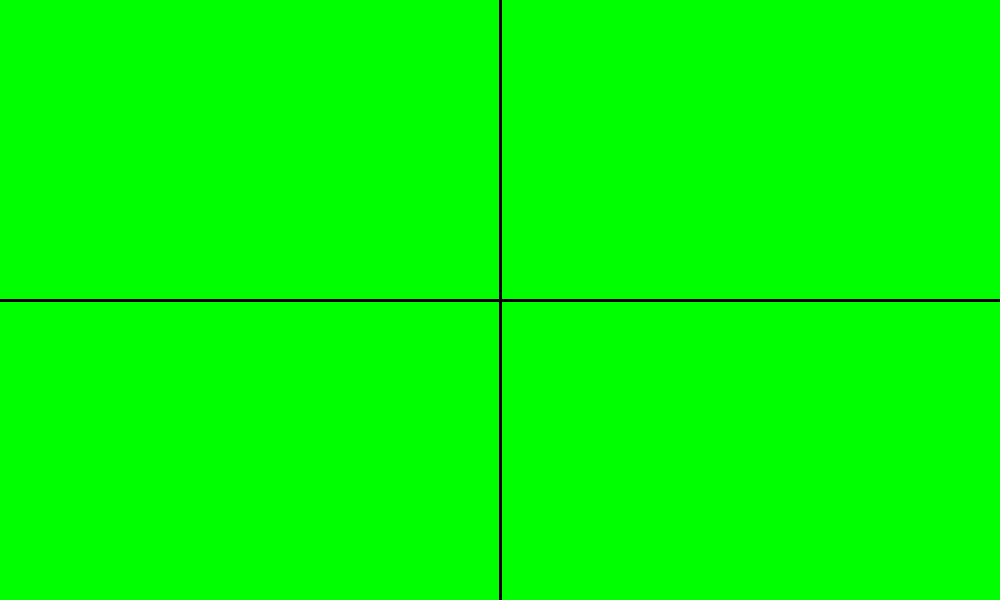
Frame 1 (no input)
Frame 60 (the mouse pressed at the canvas centre just before this capture): identical to frame 1, image omitted
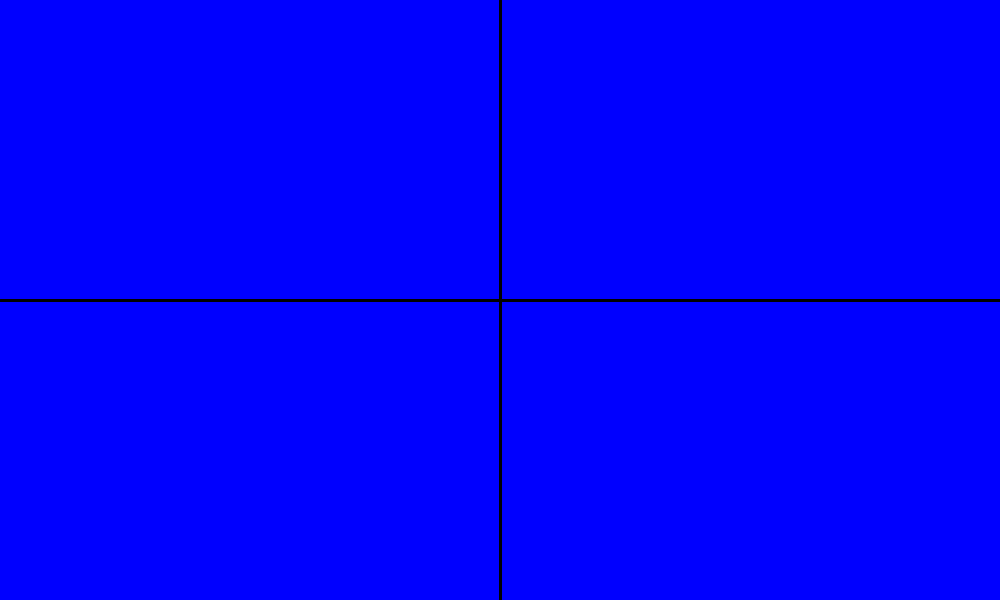
Frame 120 (the mouse held since frame 60 and released just before this capture)

The Processing sketch that drew these frames (run headless with seeded random() and noise(); from frame 60 on, the mouse is pressed at the canvas centre):

// Processing sketch: rgb_quadrant
// ── rgb_quadrant.pde
void setup()
{
  size(1000, 600);
  background(255);
}
void draw()
{
  background(255);
  strokeWeight(3);
  stroke(0);
  line(width/2, 0, width/2, height);
  line(0, height/2, width, height/2);
  
  if (mouseX>width/2 && mouseY<height/2)
  {
  background(255,0,0);
    line(width/2, 0, width/2, height);
  line(0, height/2, width, height/2);
  }

  else if (mouseX>width/2 && mouseY>height/2)
  {
  background(255,255,0);
    line(width/2, 0, width/2, height);
  line(0, height/2, width, height/2);
  }
  
  else if (mouseX<width/2 && mouseY<height/2)
  {
  background(0,255,0);
    line(width/2, 0, width/2, height);
  line(0, height/2, width, height/2);
  }
 else{
   background(0,0,255);
    line(width/2, 0, width/2, height);
  line(0, height/2, width, height/2);
 }
}
